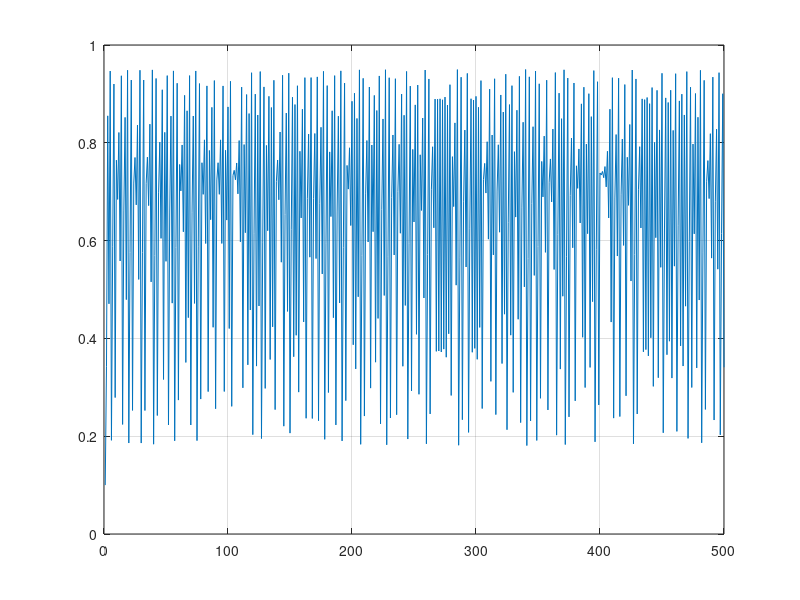

MATLAB code for this plot:
clearvars;
close all;


N = 500;
a = 3.8;
x0 = 0.1;
fun = @(x) a*x*(1-x);

for i = 1:N
    x(i) = x0;
    x0 = fun(x0);
end
plot(x);
axis([0 N 0 1]);
grid on;
